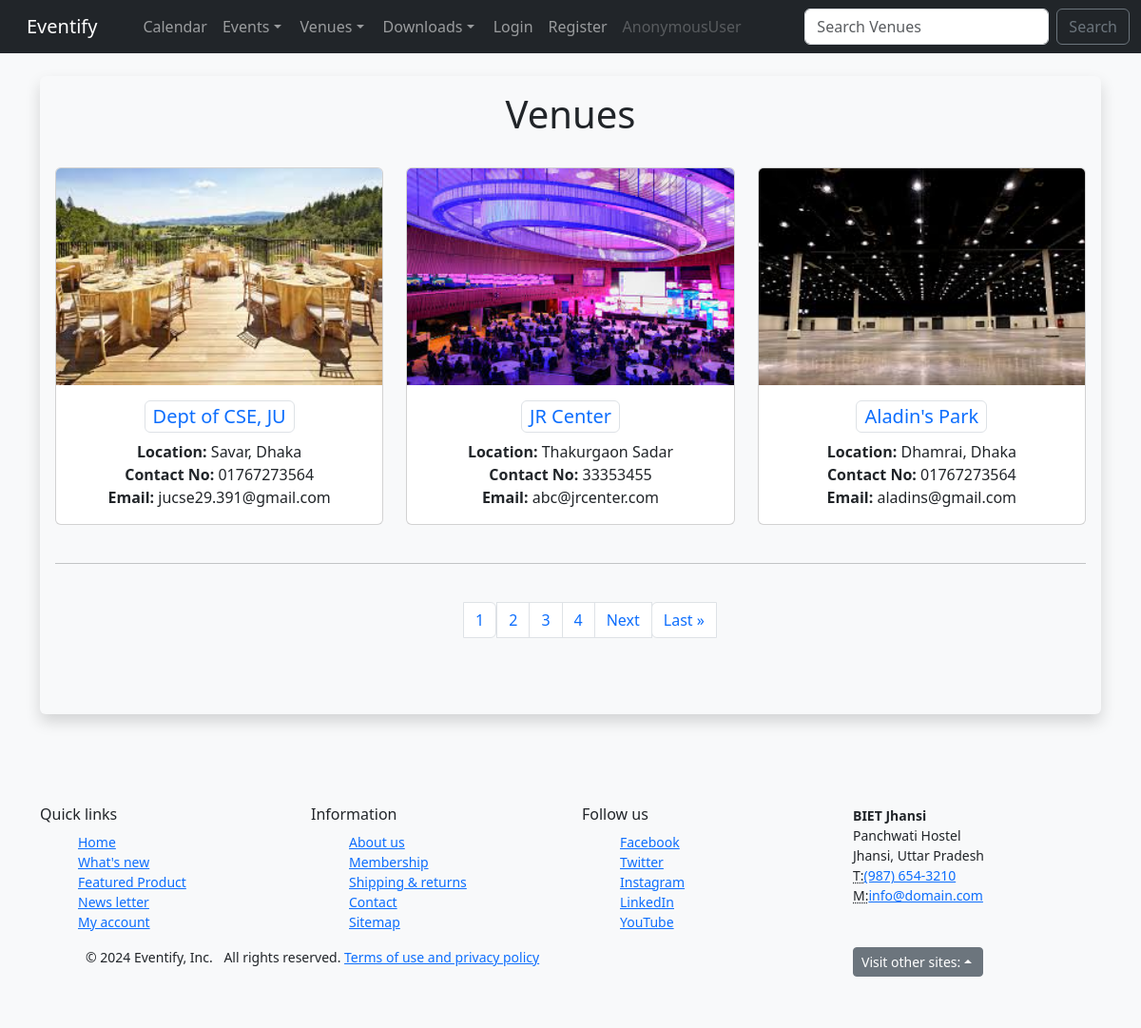
Page /list_venues/ on the committed database.
### events/models.py (models this page shows)
class Venue(models.Model):
    name = models.CharField('Venue Name', max_length=120)
    address = models.CharField(max_length=300)
    zip_code = models.CharField('Zip/Postal Code', max_length=12)
    phone = models.CharField('Contact Phone', max_length=20, blank=True)
    web = models.URLField('Website Address', blank=True)
    email_address = models.EmailField('Email Address', blank=True)
    owner = models.IntegerField('Venue Owner', blank=False, null=True, default=1)
    venue_image = models.ImageField(upload_to='images/', blank=True, null=True)
    def __str__(self):
        return self.name

### events/views.py (the view)
# urls.py: path('list_venues/', views.list_venues, name='list-venues'),
def list_venues(request):
    paginator = Paginator(Venue.objects.all(), 3) #show 3 venues per page
    page = request.GET.get('page')
    venues = paginator.get_page(page)
    return render(request, 'events/venue.html', {'venues': venues})

### events/templates/events/venue.html (shortened to what this page needs)
{% extends "events/base.html" %}
{% block content %}
    <center>
        <div class="shadow p-3 mb-5 bg-body-tertiary rounded">
        <h1>Venues</h1>
        <br>
        <div class="row row-cols-3 g-4">
            {% for venue in venues %}
              <div class="col">
                <div class="card">
                    {% if venue.venue_image %}
                    <img src="{{ venue.venue_image.url }}" class="card-img-top" alt="...">
                      {% endif %}
                  <div class="card-body">
                    <h5 class="card-title"><a href="{% url 'show-venue' venue.id %}" class="d-inline-flex focus-ring py-1 px-2 text-decoration-none border rounded-2">{{ venue }}</a></h5>
                    <p class="card-text"><strong>Location:</strong> {{ venue.address }} <br> <strong>Contact No:</strong> {{ venue.phone }} <br> <strong>Email:</strong> {{ venue.email_address }}</p>
                  </div>
                </div>
              </div>
              {% endfor %}
        </div>
        <br>
        <hr>
        <br>
          <nav aria-label="Page navigation example">
            <ul class="pagination justify-content-center">
        {% for i in venues.paginator.page_range %}
            <li class="page-item"><a class="page-link" href="?page={{ i }}">{{ i }}</a></li>
        {% endfor %}
        {% if venues.has_next %}
        <li class="page-item"><a class="page-link" href="?page={{ venues.next_page_number }}">Next</a></li>
        <li class="page-item"><a class="page-link" href="?page={{ venues.paginator.num_pages }}">Last &raquo</a></li>
        {% endif %}
    </ul>
</nav>
        <br>
        <br>
    </div>
    </center>
{% endblock %}

### events/templates/events/base.html (style rules this page uses)
body { background-color: #f8f9fa; }

### rows in the picture
Venue: venue_image (picture), name "Dept of CSE, JU", address "Savar, Dhaka", phone "01767273564", email_address "jucse29.391@gmail.com"
Venue: venue_image (picture), name "JR Center", address "Thakurgaon Sadar", phone "33353455", email_address "abc@jrcenter.com"
Venue: venue_image (picture), name "Aladin's Park", address "Dhamrai, Dhaka", phone "01767273564", email_address "aladins@gmail.com"

### other values in the picture
{{ user }} "AnonymousUser"
{{ i }} "1" "2" "3" "4"
